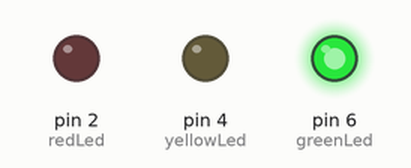
This sketch was run on a simulated Arduino Uno, built with avr-gcc and run on an emulated ATmega328P. Parts: output pins drawn as LEDs (lit = HIGH).

Above: at 2.5 s.
At 5.2 s:
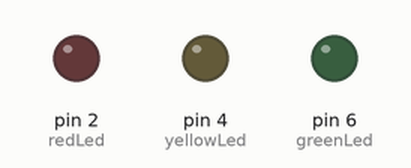
At 6.7 s:
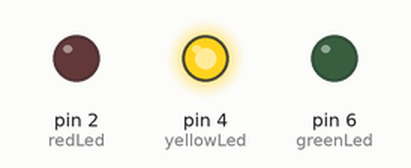
At 11.0 s:
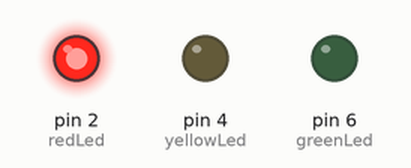
Timing chart, 0 to 17.6 s (numbered marks = the images above):
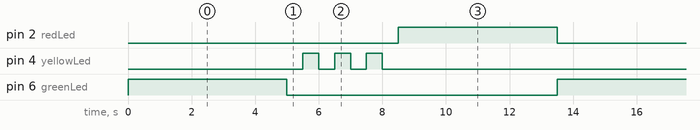

Measured:
- by itself, pin 2 (redLed), pin 6 (greenLed): alternates HIGH for 5.0 s and LOW for 8.5 s
- by itself, pin 4 (yellowLed): repeats every 13.5 s: 2 × (LOW 0.50 s, HIGH 0.50 s), LOW 11.0 s, HIGH 0.50 s
- by itself, everything shown: repeats every 13.5 s, in 10 steps

The sketch:

004.TrafficLight.ino
```cpp
int redLed = 2;
int yellowLed = 4;
int greenLed = 6;

void setup()
{
  pinMode(redLed, OUTPUT);
  pinMode(yellowLed, OUTPUT);
  pinMode(greenLed, OUTPUT);
}

void loop()
{
  digitalWrite(greenLed, HIGH);
  delay(5000);
  digitalWrite(greenLed, LOW);

  for(int i = 0; i < 3; i++)
  {
    delay(500);
    digitalWrite(yellowLed, HIGH);
    delay(500);
    digitalWrite(yellowLed, LOW);
  }

  delay(500);

  digitalWrite(redLed, HIGH);
  delay(5000);
  digitalWrite(redLed, LOW);
}
```
